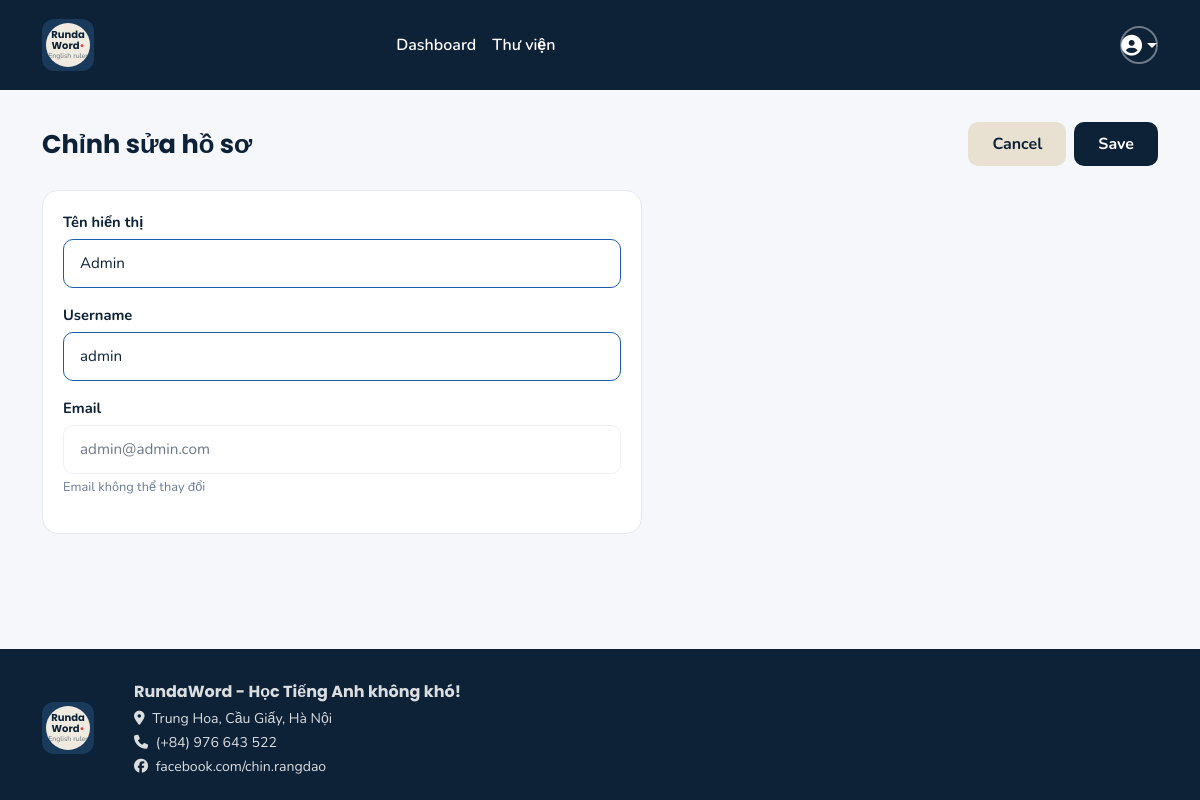
/profile/edit (signed in), run on the app's committed database.
### app_simple.py (models this page shows, shortened)
class User(UserMixin, db.Model):
    __tablename__ = 'users'
    id = db.Column(db.Integer, primary_key=True)
    username = db.Column(db.String(50), unique=True, nullable=False)
    name = db.Column(db.String(100))
    email = db.Column(db.String(120), unique=True, nullable=False)
    password_hash = db.Column(db.String(255), nullable=False)
    created_at = db.Column(db.DateTime, default=datetime.utcnow)
    packages = db.relationship('VocabPackage', backref='user', lazy=True, cascade='all, delete-orphan')

### app_simple.py (the view, shortened to what this page needs)
@app.route('/profile/edit', methods=['GET', 'POST'])
@login_required
def edit_profile():
    return render_template('edit_profile.html')

### app_simple.py (called while the page is built)
@login_manager.user_loader
def load_user(user_id):
    return User.query.get(int(user_id))

### templates/edit_profile.html (shortened to what this page needs)
{% extends "base.html" %}
{% block content %}
<div class="d-flex justify-content-between align-items-center mb-4">
    <div class="page-title mb-0">Chỉnh sửa hồ sơ</div>
    <div class="d-flex gap-2">
        <form method="POST">
            <button type="submit" class="btn btn-cream px-4">Cancel</button>
        </form>
        <button type="submit" form="profileForm" class="btn btn-navy px-4">Save</button>
    </div>
</div>
<div class="rw-card" style="max-width:600px;">
    <form method="POST" id="profileForm">
        <div class="mb-3">
            <label class="rw-label">Tên hiển thị</label>
            <input type="text" class="rw-input editable" name="name" value="{{ current_user.name or '' }}"
                placeholder="Nhập tên của bạn">
        </div>
        <div class="mb-3">
            <label class="rw-label">Username</label>
            <input type="text" class="rw-input editable" name="username" value="{{ current_user.username }}"
                placeholder="Nhập tên người dùng" required>
        </div>
        <div class="mb-3">
            <label class="rw-label">Email</label>
            <input type="email" class="rw-input" value="{{ current_user.email }}" disabled
                style="opacity:0.6;cursor:not-allowed;">
            <div style="font-size:0.8rem;color:var(--muted);margin-top:4px;">Email không thể thay đổi</div>
        </div>
    </form>
</div>
{% endblock %}

### templates/base.html (shortened to what this page needs)
<!DOCTYPE html>
<html lang="vi">
<head>
    <link href="https://cdn.jsdelivr.net/npm/bootstrap@5.3.3/dist/css/bootstrap.min.css" rel="stylesheet">
    <link rel="stylesheet" href="https://cdnjs.cloudflare.com/ajax/libs/font-awesome/6.5.1/css/all.min.css">
</head>
<body>
    <nav class="navbar navbar-expand-lg">
        <div class="container">
            <a class="navbar-brand" href="{{ url_for('index') }}">
                <div class="brand-logo">
                    <div class="brand-logo-inner">
                        <div>
                            <div class="brand-logo-text">Runda<br>Word<span style="color:#e84040">•</span></div>
                            <div class="brand-ruler">English ruler</div>
                        </div>
                    </div>
                </div>
            </a>
            <div class="collapse navbar-collapse" id="navbarNav">
                {% if current_user.is_authenticated %}
                <ul class="navbar-nav mx-auto">
                    <li class="nav-item">
                        <a class="nav-link" href="{{ url_for('dashboard') }}">Dashboard</a>
                    </li>
                    <li class="nav-item">
                        <a class="nav-link" href="{{ url_for('packages') }}">Thư viện</a>
                    </li>
                </ul>
                <ul class="navbar-nav ms-auto">
                    <li class="nav-item dropdown">
                        <a class="navbar-icon-btn dropdown-toggle" href="#" data-bs-toggle="dropdown" style="text-decoration:none;">
                            <i class="fas fa-user-circle" style="font-size:1.3rem;"></i>
                        </a>
                    </li>
                </ul>
                {% endif %}
            </div>
        </div>
    </nav>
    <main>
        <div class="container">
            {% block content %}{% endblock %}
        </div>
    </main>
    <footer>
        <div class="container">
            <div class="row align-items-center">
                <div class="col-auto me-3">
                    <div class="brand-logo">
                        <div class="brand-logo-inner">
                            <div>
                                <div class="brand-logo-text">Runda<br>Word<span style="color:#e84040">•</span></div>
                                <div class="brand-ruler">English ruler</div>
                            </div>
                        </div>
                    </div>
                </div>
                <div class="col">
                    <p class="footer-logo-text mb-1">RundaWord - Học Tiếng Anh không khó!</p>
                    <p><i class="fas fa-map-marker-alt me-1"></i> Trung Hoa, Cầu Giấy, Hà Nội</p>
                    <p><i class="fas fa-phone me-1"></i> (+84) 976 643 522</p>
                    <p><i class="fab fa-facebook me-1"></i> facebook.com/chin.rangdao</p>
                </div>
            </div>
        </div>
    </footer>
</body>
</html>

### templates/base.html (style rules this page uses)
:root { --navy: #0d2137; --navy-light: #1a3a5c; --cream: #f0ebe0; --cream-btn: #e8e0d0; --accent: #1a5cad; --text: #0d2137; --muted: #6b7c93; --bg: #f5f7fa; --card-bg: #ffffff; --border: #e2e8f0; }
* { box-sizing: border-box; }
body { font-family: 'Nunito', sans-serif; background: var(--bg); color: var(--text); min-height: 100vh; display: flex; flex-direction: column; }
.navbar { background-color: var(--navy); padding: 14px 0; }
.navbar-brand { display: flex; align-items: center; gap: 10px; text-decoration: none; }
.brand-logo { width: 52px; height: 52px; background: var(--navy-light); border-radius: 12px; display: flex; align-items: center; justify-content: center; flex-shrink: 0; padding: 4px; }
.brand-logo-inner { background: var(--cream); border-radius: 50%; width: 44px; height: 44px; display: flex; align-items: center; justify-content: center; overflow: hidden; }
.brand-logo-text { font-family: 'Poppins', sans-serif; font-weight: 700; font-size: 10px; color: var(--navy); text-align: center; line-height: 1.1; }
.brand-ruler { font-size: 7px; color: var(--navy); opacity: 0.6; }
.navbar .nav-link { color: white !important; font-weight: 600; font-size: 1rem; padding: 6px 18px; border-radius: 8px; transition: background 0.15s; }
.navbar-icon-btn { width: 38px; height: 38px; border-radius: 50%; border: 2px solid rgba(255,255,255,0.4); color: white; display: flex; align-items: center; justify-content: center; font-size: 1.1rem; cursor: pointer; background: transparent; transition: background 0.15s; text-decoration: none; }
main { flex: 1; padding: 32px 0; }
.rw-card { background: var(--card-bg); border-radius: 16px; border: 1px solid var(--border); padding: 20px; transition: box-shadow 0.2s, transform 0.15s; }
.btn-navy { background: var(--navy); color: white; border: none; border-radius: 10px; font-weight: 700; padding: 10px 22px; transition: background 0.15s; }
.btn-cream { background: var(--cream-btn); color: var(--navy); border: none; border-radius: 10px; font-weight: 700; padding: 10px 22px; transition: background 0.15s; }
.rw-input { width: 100%; border: 1px solid var(--border); border-radius: 10px; padding: 12px 16px; font-size: 0.95rem; font-family: 'Nunito', sans-serif; background: white; color: var(--text); transition: border-color 0.15s, box-shadow 0.15s; }
.rw-input.editable { border-color: var(--accent); background: white; }
.rw-label { font-weight: 700; color: var(--navy); margin-bottom: 6px; display: block; font-size: 0.92rem; }
footer { background: var(--navy); color: white; padding: 28px 0 20px; }
footer .footer-logo-text { font-family: 'Poppins', sans-serif; font-weight: 700; font-size: 1rem; }
footer p { font-size: 0.88rem; opacity: 0.85; margin: 3px 0; }
.page-title { font-family: 'Poppins', sans-serif; font-weight: 700; font-size: 1.6rem; color: var(--navy); margin-bottom: 4px; }

### data on the page
User: name "Admin", username "admin", email "admin@admin.com"
